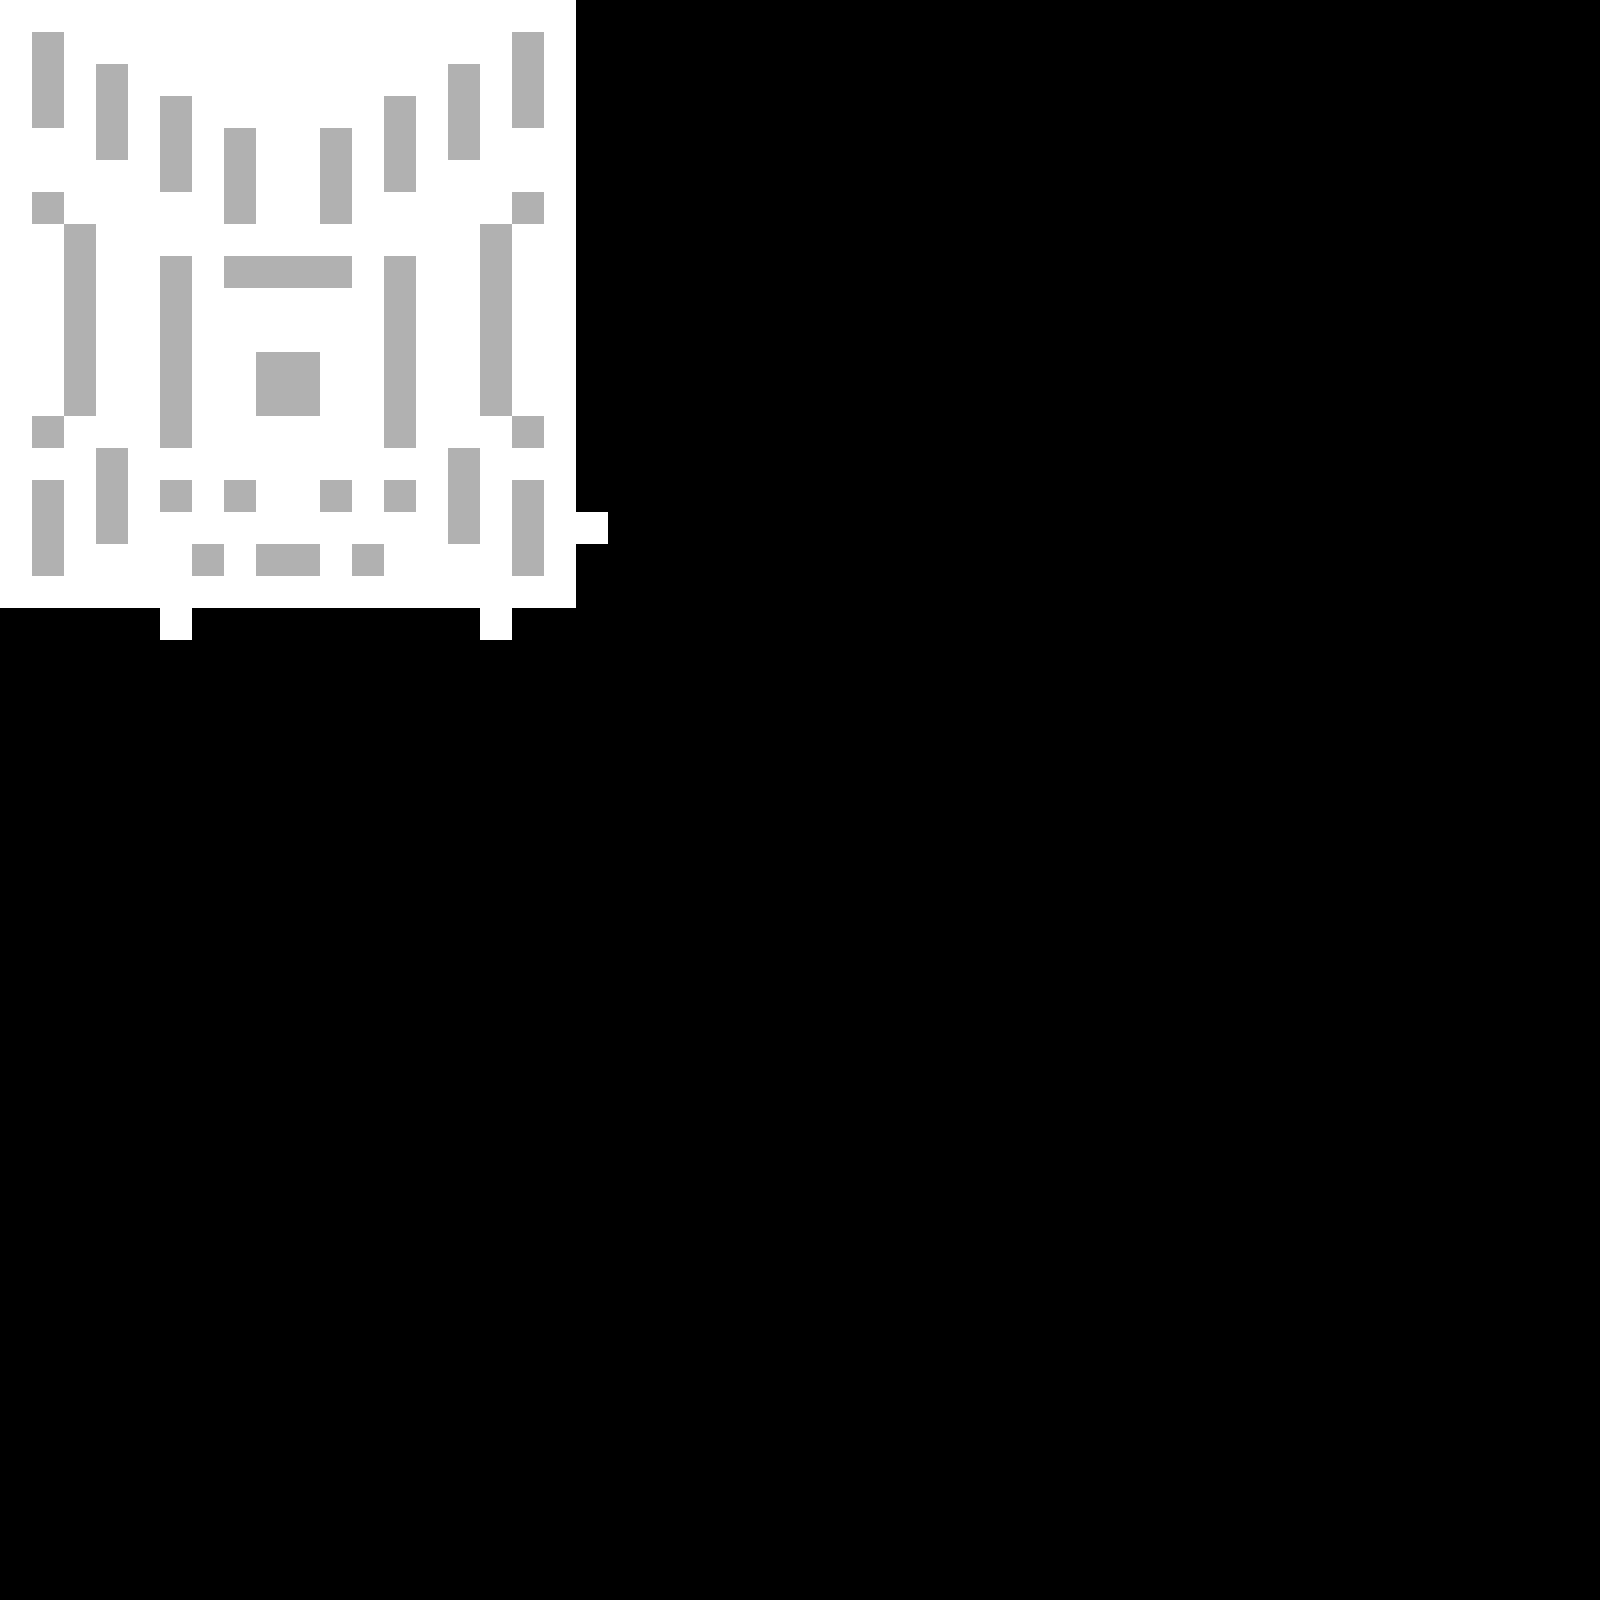

Rendered tile map (Tiled .tmx) drawn with the repository's tilesets; below, a short description and the map source with its tile grids summarised:
An orthogonal 50x50 tile map with 32x32 px tiles, 2 tile layers (Background, Walls).

<map version="1.0" orientation="orthogonal" renderorder="right-down" width="50" height="50" tilewidth="32" tileheight="32" nextobjectid="1">
 <tileset firstgid="1" name="Basic" tilewidth="32" tileheight="32" tilecount="5">
  <image source="tileset.png" width="160" height="32" />
 </tileset>
 <layer name="Background" width="50" height="50">
  <data>[2500 cells, 345 non-empty, 1 distinct tile ids]</data>
 </layer>
 <layer name="Walls" width="50" height="50">
  <data>[2500 cells, 80 non-empty, 1 distinct tile ids]</data>
 </layer>
</map>